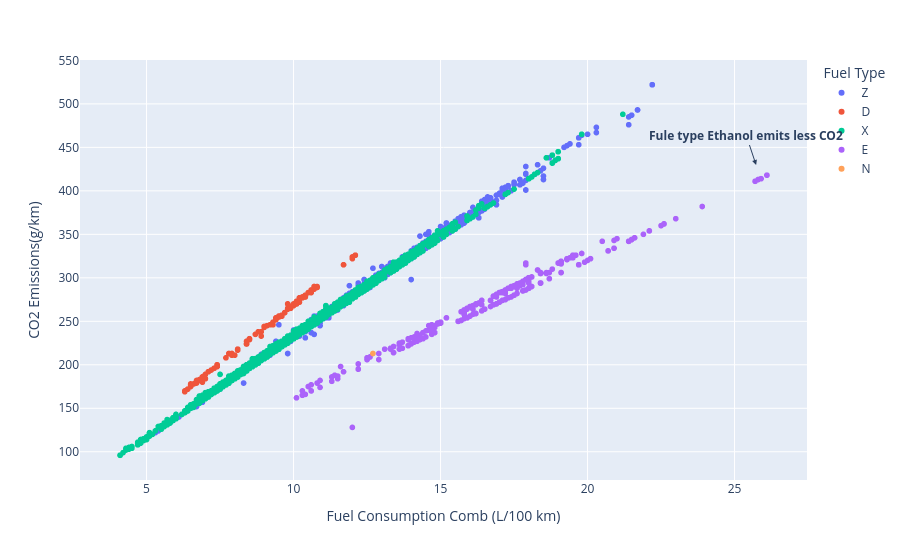

Notebook source saved alongside this figure:
### Code cell
#plotly
fig = px.scatter(
    data_frame=df_co2,
    x='Fuel Consumption Comb (L/100 km)',
    y='CO2 Emissions(g/km)',
    color='Fuel Type'
)
fig.add_annotation(
    x=0.93, y=0.75, #상대좌표
    text='<b>Fule type Ethanol emits less CO2',
    showarrow=True, arrowhead=2,
    yref='y domain', xref='x domain'
)
fig.show()

### Figure 1 — Plotly figure (JSON) as saved in the notebook; plotly's stock layout.template omitted (floating-point values rounded to 4 significant figures; data arrays with more than 128 entries replaced by an {"elided": "..."} marker saying what was removed)
{"data": [{"hovertemplate": "Fuel Type=Z<br>Fuel Consumption Comb (L/100 km)=%{x}<br>CO2 Emissions(g/km)=%{y}<extra></extra>", "legendgroup": "Z", "marker": {"color": "#636efa", "symbol": "circle"}, "mode": "markers", "name": "Z", "showlegend": true, "type": "scattergl", "x": {"elided": "3202 float values"}, "xaxis": "x", "y": {"elided": "3202 int values"}, "yaxis": "y"}, {"hovertemplate": "Fuel Type=D<br>Fuel Consumption Comb (L/100 km)=%{x}<br>CO2 Emissions(g/km)=%{y}<extra></extra>", "legendgroup": "D", "marker": {"color": "#EF553B", "symbol": "circle"}, "mode": "markers", "name": "D", "showlegend": true, "type": "scattergl", "x": {"elided": "175 float values"}, "xaxis": "x", "y": {"elided": "175 int values"}, "yaxis": "y"}, {"hovertemplate": "Fuel Type=X<br>Fuel Consumption Comb (L/100 km)=%{x}<br>CO2 Emissions(g/km)=%{y}<extra></extra>", "legendgroup": "X", "marker": {"color": "#00cc96", "symbol": "circle"}, "mode": "markers", "name": "X", "showlegend": true, "type": "scattergl", "x": {"elided": "3637 float values"}, "xaxis": "x", "y": {"elided": "3637 int values"}, "yaxis": "y"}, {"hovertemplate": "Fuel Type=E<br>Fuel Consumption Comb (L/100 km)=%{x}<br>CO2 Emissions(g/km)=%{y}<extra></extra>", "legendgroup": "E", "marker": {"color": "#ab63fa", "symbol": "circle"}, "mode": "markers", "name": "E", "showlegend": true, "type": "scattergl", "x": {"elided": "370 float values"}, "xaxis": "x", "y": {"elided": "370 int values"}, "yaxis": "y"}, {"hovertemplate": "Fuel Type=N<br>Fuel Consumption Comb (L/100 km)=%{x}<br>CO2 Emissions(g/km)=%{y}<extra></extra>", "legendgroup": "N", "marker": {"color": "#FFA15A", "symbol": "circle"}, "mode": "markers", "name": "N", "showlegend": true, "type": "scattergl", "x": [12.7], "xaxis": "x", "y": [213], "yaxis": "y"}], "layout": {"annotations": [{"arrowhead": 2, "showarrow": true, "text": "<b>Fule type Ethanol emits less CO2", "x": 0.93, "xref": "x domain", "y": 0.75, "yref": "y domain"}], "legend": {"title": {"text": "Fuel Type"}, "tracegroupgap": 0}, "margin": {"t": 60}, "xaxis": {"anchor": "y", "domain": [0, 1], "title": {"text": "Fuel Consumption Comb (L/100 km)"}}, "yaxis": {"anchor": "x", "domain": [0, 1], "title": {"text": "CO2 Emissions(g/km)"}}}}
